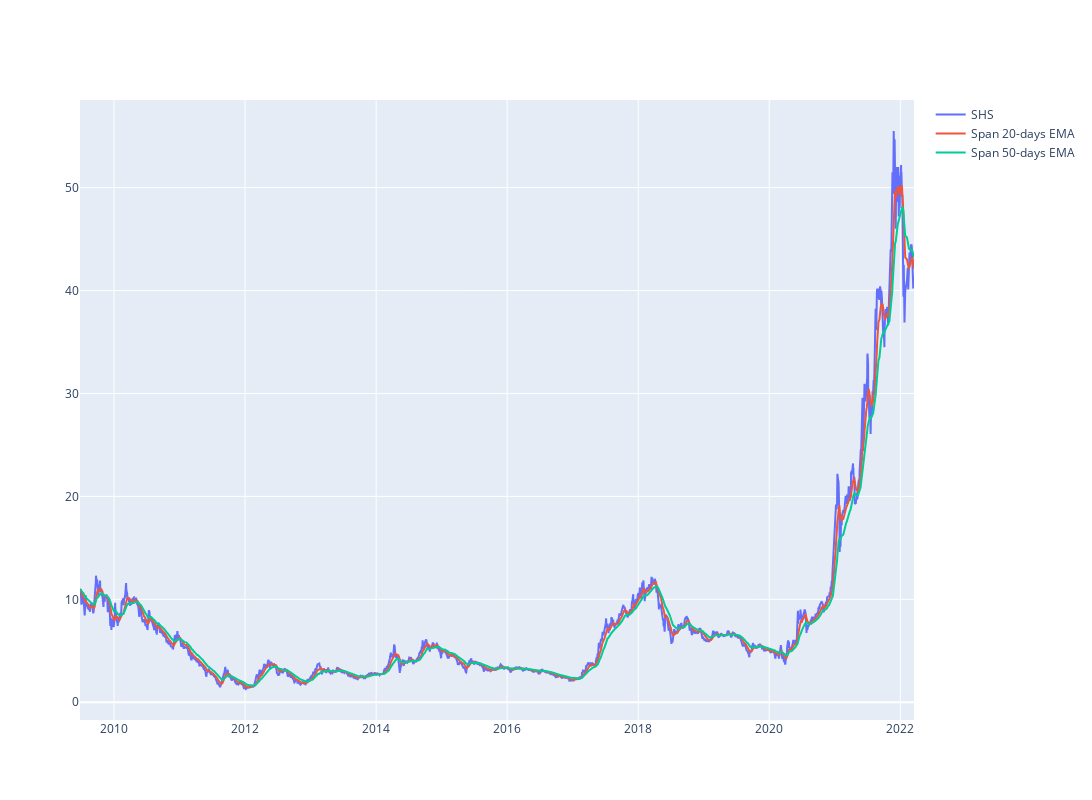

The cell this chart's notebook holds for it:
### Code cell
#plot linechart for stock price
short_rolling = df['<Close>'].rolling(window=20).mean()

ema_long = df['<Close>'].ewm(span=50, adjust=False).mean()
ema_short = df['<Close>'].ewm(span=20, adjust=False).mean()
line_price = df['<Close>']
fig = go.Figure()
#px.line(df_hpg, x='datetime', y='<Close>', labels={'x':'Date', 'y':'Price'})
fig.update_layout(  autosize=False,   width=1200,    height=800)
fig.add_trace(go.Scatter(x=df.datetime, y=line_price, 
                        mode='lines', name='SHS'))

fig.add_trace(go.Scatter(x=df.datetime, y=ema_short, 
                        mode='lines', name='Span 20-days EMA'))

fig.add_trace(go.Scatter(x=df.datetime, y=ema_long, 
                        mode='lines', name='Span 50-days EMA'))

### Figure 1 — Plotly figure (JSON) as saved in the notebook; plotly's stock layout.template omitted (floating-point values rounded to 4 significant figures; data arrays with more than 128 entries replaced by an {"elided": "..."} marker saying what was removed)
{"data": [{"mode": "lines", "name": "SHS", "type": "scatter", "x": {"elided": "3180 str values"}, "y": {"elided": "3180 float values"}}, {"mode": "lines", "name": "Span 20-days EMA", "type": "scatter", "x": {"elided": "3180 str values"}, "y": {"elided": "3180 float values"}}, {"mode": "lines", "name": "Span 50-days EMA", "type": "scatter", "x": {"elided": "3180 str values"}, "y": {"elided": "3180 float values"}}], "layout": {"autosize": false, "height": 800, "width": 1200}}
